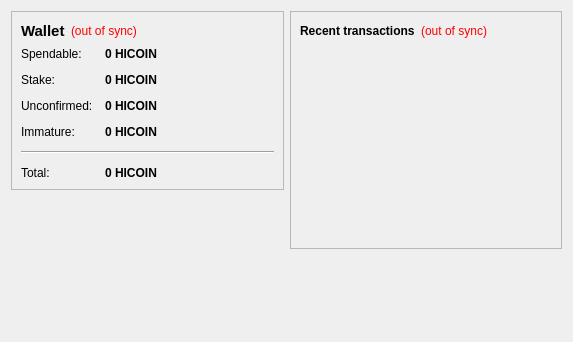
<?xml version="1.0" encoding="UTF-8"?>
<ui version="4.0">
 <class>OverviewPage</class>
 <widget class="QWidget" name="OverviewPage">
  <property name="geometry">
   <rect>
    <x>0</x>
    <y>0</y>
    <width>573</width>
    <height>342</height>
   </rect>
  </property>
  <property name="windowTitle">
   <string>Form</string>
  </property>
  <layout class="QHBoxLayout" name="horizontalLayout" stretch="1,1">
   <item>
    <layout class="QVBoxLayout" name="verticalLayout_2">
     <item>
      <widget class="QFrame" name="frame">
       <property name="frameShape">
        <enum>QFrame::StyledPanel</enum>
       </property>
       <property name="frameShadow">
        <enum>QFrame::Raised</enum>
       </property>
       <layout class="QVBoxLayout" name="verticalLayout_4">
        <item>
         <layout class="QHBoxLayout" name="horizontalLayout_4">
          <item>
           <widget class="QLabel" name="label_5">
            <property name="font">
             <font>
              <pointsize>11</pointsize>
              <weight>75</weight>
              <bold>true</bold>
             </font>
            </property>
            <property name="text">
             <string>Wallet</string>
            </property>
           </widget>
          </item>
          <item>
           <widget class="QLabel" name="labelWalletStatus">
            <property name="toolTip">
             <string>The displayed information may be out of date. Your wallet automatically synchronizes with the HiCoin network after a connection is established, but this process has not completed yet.</string>
            </property>
            <property name="styleSheet">
             <string notr="true">QLabel { color: red; }</string>
            </property>
            <property name="text">
             <string notr="true">(out of sync)</string>
            </property>
            <property name="alignment">
             <set>Qt::AlignLeading|Qt::AlignLeft|Qt::AlignVCenter</set>
            </property>
           </widget>
          </item>
          <item>
           <spacer name="horizontalSpacer_2">
            <property name="orientation">
             <enum>Qt::Horizontal</enum>
            </property>
            <property name="sizeHint" stdset="0">
             <size>
              <width>40</width>
              <height>20</height>
             </size>
            </property>
           </spacer>
          </item>
         </layout>
        </item>
        <item>
         <layout class="QFormLayout" name="formLayout_2">
          <property name="fieldGrowthPolicy">
           <enum>QFormLayout::AllNonFixedFieldsGrow</enum>
          </property>
          <property name="horizontalSpacing">
           <number>12</number>
          </property>
          <property name="verticalSpacing">
           <number>12</number>
          </property>
          <item row="0" column="0">
           <widget class="QLabel" name="label">
            <property name="text">
             <string>Spendable:</string>
            </property>
           </widget>
          </item>
          <item row="0" column="1">
           <widget class="QLabel" name="labelBalance">
            <property name="font">
             <font>
              <weight>75</weight>
              <bold>true</bold>
             </font>
            </property>
            <property name="cursor">
             <cursorShape>IBeamCursor</cursorShape>
            </property>
            <property name="toolTip">
             <string>Your current spendable balance</string>
            </property>
            <property name="text">
             <string notr="true">0 HICOIN</string>
            </property>
            <property name="textInteractionFlags">
             <set>Qt::LinksAccessibleByMouse|Qt::TextSelectableByKeyboard|Qt::TextSelectableByMouse</set>
            </property>
           </widget>
          </item>
          <item row="1" column="0">
           <widget class="QLabel" name="label_6">
            <property name="text">
             <string>Stake:</string>
            </property>
           </widget>
          </item>
          <item row="1" column="1">
           <widget class="QLabel" name="labelStake">
            <property name="font">
             <font>
              <weight>75</weight>
              <bold>true</bold>
             </font>
            </property>
            <property name="cursor">
             <cursorShape>IBeamCursor</cursorShape>
            </property>
            <property name="toolTip">
             <string>Total of coins that was staked, and do not yet count toward the current balance</string>
            </property>
            <property name="text">
             <string notr="true">0 HICOIN</string>
            </property>
            <property name="textInteractionFlags">
             <set>Qt::LinksAccessibleByMouse|Qt::TextSelectableByKeyboard|Qt::TextSelectableByMouse</set>
            </property>
           </widget>
          </item>
          <item row="2" column="0">
           <widget class="QLabel" name="label_3">
            <property name="text">
             <string>Unconfirmed:</string>
            </property>
           </widget>
          </item>
          <item row="2" column="1">
           <widget class="QLabel" name="labelUnconfirmed">
            <property name="font">
             <font>
              <weight>75</weight>
              <bold>true</bold>
             </font>
            </property>
            <property name="cursor">
             <cursorShape>IBeamCursor</cursorShape>
            </property>
            <property name="toolTip">
             <string>Total of transactions that have yet to be confirmed, and do not yet count toward the current balance</string>
            </property>
            <property name="text">
             <string notr="true">0 HICOIN</string>
            </property>
            <property name="textInteractionFlags">
             <set>Qt::LinksAccessibleByMouse|Qt::TextSelectableByKeyboard|Qt::TextSelectableByMouse</set>
            </property>
           </widget>
          </item>
          <item row="3" column="0">
           <widget class="QLabel" name="labelImmatureText">
            <property name="text">
             <string>Immature:</string>
            </property>
           </widget>
          </item>
          <item row="3" column="1">
           <widget class="QLabel" name="labelImmature">
            <property name="font">
             <font>
              <weight>75</weight>
              <bold>true</bold>
             </font>
            </property>
            <property name="toolTip">
             <string>Mined balance that has not yet matured</string>
            </property>
            <property name="text">
             <string notr="true">0 HICOIN</string>
            </property>
            <property name="textInteractionFlags">
             <set>Qt::LinksAccessibleByMouse|Qt::TextSelectableByKeyboard|Qt::TextSelectableByMouse</set>
            </property>
           </widget>
          </item>
          <item row="4" column="0" colspan="2">
           <widget class="Line" name="line">
            <property name="orientation">
             <enum>Qt::Horizontal</enum>
            </property>
           </widget>
          </item>
          <item row="5" column="0">
           <widget class="QLabel" name="labelTotalText">
            <property name="text">
             <string>Total:</string>
            </property>
           </widget>
          </item>
          <item row="5" column="1">
           <widget class="QLabel" name="labelTotal">
            <property name="font">
             <font>
              <weight>75</weight>
              <bold>true</bold>
             </font>
            </property>
            <property name="cursor">
             <cursorShape>IBeamCursor</cursorShape>
            </property>
            <property name="toolTip">
             <string>Your current total balance</string>
            </property>
            <property name="text">
             <string notr="true">0 HICOIN</string>
            </property>
            <property name="textInteractionFlags">
             <set>Qt::LinksAccessibleByMouse|Qt::TextSelectableByKeyboard|Qt::TextSelectableByMouse</set>
            </property>
           </widget>
          </item>
         </layout>
        </item>
       </layout>
      </widget>
     </item>
     <item>
      <spacer name="verticalSpacer">
       <property name="orientation">
        <enum>Qt::Vertical</enum>
       </property>
       <property name="sizeHint" stdset="0">
        <size>
         <width>20</width>
         <height>40</height>
        </size>
       </property>
      </spacer>
     </item>
        <item>
         <widget class="QLabel" name="label_wallet_bg">
          <property name="text">
           <string/>
          </property>
          <property name="pixmap">
           <pixmap resource="../bitcoin.qrc">:/icons/bitcoin</pixmap>
          </property>
          <property name="scaledContents">
           <bool>false</bool>
          </property>
          <property name="alignment">
           <set>Qt::AlignCenter</set>
          </property>
          <property name="margin">
           <number>-2</number>
          </property>
         </widget>
        </item>
        <item>
         <widget class="QLabel" name="label_under_bg">
          <property name="text">
           <string/>
          </property>
         </widget>
        </item>

    </layout>
   </item>
   <item>
    <layout class="QVBoxLayout" name="verticalLayout_3">
     <item>
      <widget class="QFrame" name="frame_2">
       <property name="frameShape">
        <enum>QFrame::StyledPanel</enum>
       </property>
       <property name="frameShadow">
        <enum>QFrame::Raised</enum>
       </property>
       <layout class="QVBoxLayout" name="verticalLayout">
        <item>
         <layout class="QHBoxLayout" name="horizontalLayout_2">
          <item>
           <widget class="QLabel" name="label_4">
            <property name="text">
             <string>&lt;b&gt;Recent transactions&lt;/b&gt;</string>
            </property>
           </widget>
          </item>
          <item>
           <widget class="QLabel" name="labelTransactionsStatus">
            <property name="toolTip">
             <string>The displayed information may be out of date. Your wallet automatically synchronizes with the HiCoin network after a connection is established, but this process has not completed yet.</string>
            </property>
            <property name="styleSheet">
             <string notr="true">QLabel { color: red; }</string>
            </property>
            <property name="text">
             <string notr="true">(out of sync)</string>
            </property>
            <property name="alignment">
             <set>Qt::AlignRight|Qt::AlignTrailing|Qt::AlignVCenter</set>
            </property>
           </widget>
          </item>
          <item>
           <spacer name="horizontalSpacer">
            <property name="orientation">
             <enum>Qt::Horizontal</enum>
            </property>
            <property name="sizeHint" stdset="0">
             <size>
              <width>40</width>
              <height>20</height>
             </size>
            </property>
           </spacer>
          </item>
         </layout>
        </item>
        <item>
         <widget class="QListView" name="listTransactions">
          <property name="styleSheet">
           <string notr="true">QListView { background: transparent; }</string>
          </property>
          <property name="frameShape">
           <enum>QFrame::NoFrame</enum>
          </property>
          <property name="verticalScrollBarPolicy">
           <enum>Qt::ScrollBarAlwaysOff</enum>
          </property>
          <property name="horizontalScrollBarPolicy">
           <enum>Qt::ScrollBarAlwaysOff</enum>
          </property>
          <property name="selectionMode">
           <enum>QAbstractItemView::NoSelection</enum>
          </property>
         </widget>
        </item>
       </layout>
      </widget>
     </item>
     <item>
      <spacer name="verticalSpacer_2">
       <property name="orientation">
        <enum>Qt::Vertical</enum>
       </property>
       <property name="sizeHint" stdset="0">
        <size>
         <width>20</width>
         <height>40</height>
        </size>
       </property>
      </spacer>
     </item>
    </layout>
   </item>
  </layout>
 </widget>
 <resources/>
 <connections/>
</ui>
